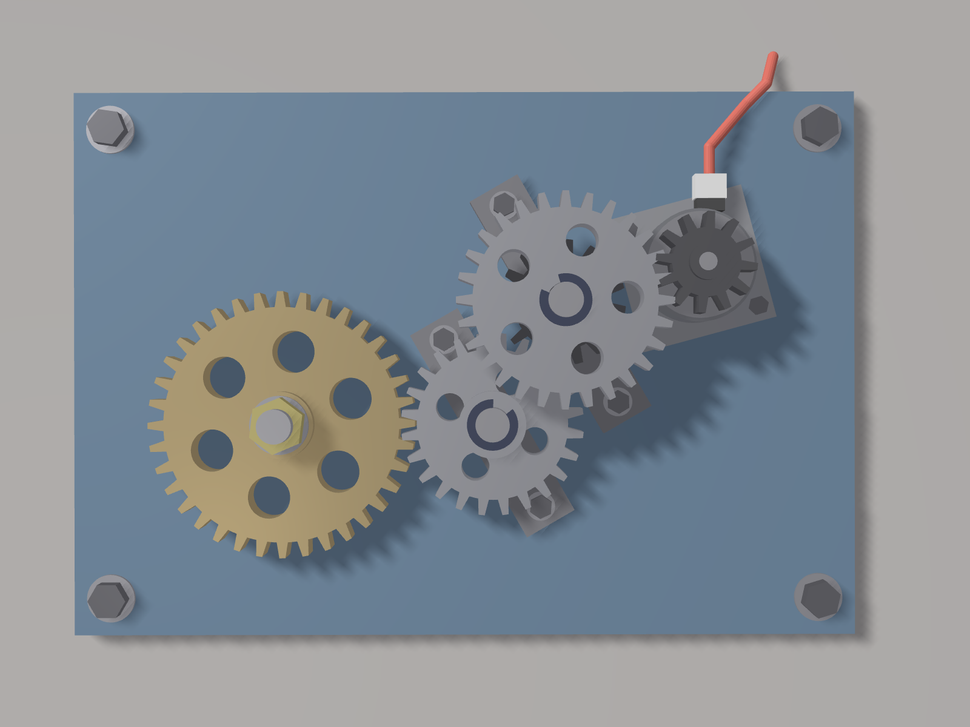
#> input picture Case_Study_1/reference_good/good_ref_01.png, 970 x 727 px, shrunk from 1600 x 1200 before the run
$ python preprocess.py
#> lines starting #> are read from the running program, lines starting #| are printed output that depends on the picture; after the words box and inside, x2 and y2 are one past the last pixel; in counts of white or black regions, pixels touching at a corner belong together

import cv2
import numpy as np
import matplotlib

matplotlib.use("Agg")
import matplotlib.pyplot as plt

from pathlib import Path

# ==========================================
# STEP 1: Project paths
# ==========================================

ROOT = Path(__file__).resolve().parent

IMAGE_PATH = ROOT / "reference_good" / "good_ref_01.png"
OUTPUT_DIR = ROOT / "output"

OUTPUT_DIR.mkdir(exist_ok=True)

# ==========================================
# STEP 2: Read original image
# ==========================================

image = cv2.imread(str(IMAGE_PATH))
#> image is the input picture: shape (727, 970, 3); mean B, G, R 148.1, 141.5, 134.4

if image is None:
    raise FileNotFoundError(f"Image not found: {IMAGE_PATH}")

print("Original image loaded successfully")
print("Image shape:", image.shape)
#| Image shape: (727, 970, 3)

# ==========================================
# STEP 3: Convert to grayscale
# ==========================================

gray = cv2.cvtColor(image, cv2.COLOR_BGR2GRAY)

# ==========================================
# STEP 4: Original Canny (for comparison)
# ==========================================

old_blur = cv2.GaussianBlur(gray, (5, 5), 0)
old_edges = cv2.Canny(old_blur, 50, 150)
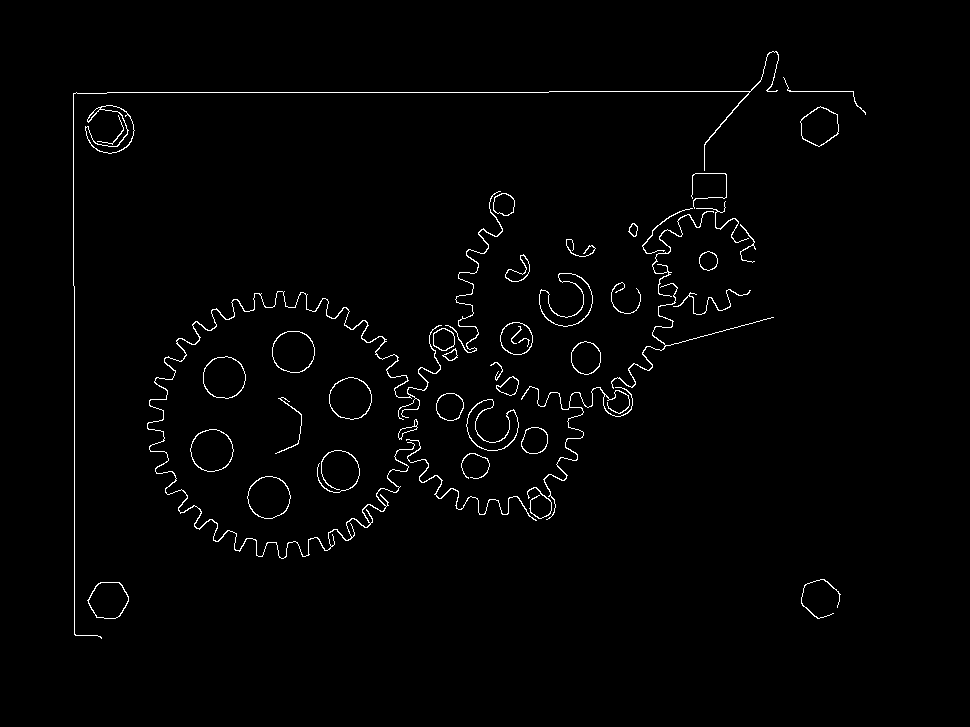
#> old_edges: shape (727, 970); 1.5% white in thin lines or dots, all inside (x1, y1, x2, y2) = (73, 51, 866, 639)

# ==========================================
# STEP 5: Improve local contrast using CLAHE
# ==========================================

clahe = cv2.createCLAHE(
    clipLimit=2.0,
    tileGridSize=(8, 8)
)

enhanced_gray = clahe.apply(gray)
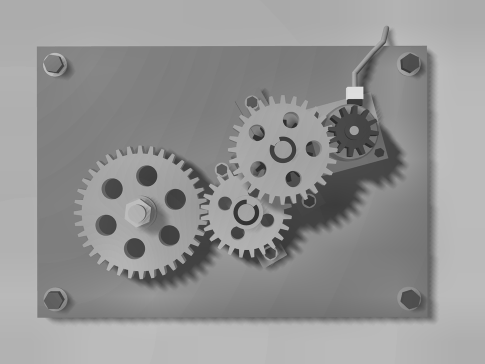
#> enhanced_gray: shape (727, 970) (shown at 1/2 size); min 31, max 230, mean 147.5

# ==========================================
# STEP 6: Apply light Gaussian blur
# ==========================================

blur = cv2.GaussianBlur(
    enhanced_gray,
    (3, 3),
    0
)

# ==========================================
# STEP 7: Improved grayscale Canny
# ==========================================

gray_edges = cv2.Canny(
    blur,
    35,
    100
)
#> gray_edges: shape (727, 970); 2.1% white in thin lines or dots, all inside (x1, y1, x2, y2) = (73, 51, 869, 637)

# ==========================================
# STEP 8: Color-aware edge detection
# ==========================================

# LAB separates lightness and color information.
# This helps detect boundaries that grayscale misses.

lab = cv2.cvtColor(image, cv2.COLOR_BGR2LAB)
#> lab: shape (727, 970, 3); mean of channels 0, 1, 2 148.9, 127.3, 123.5

l_channel, a_channel, b_channel = cv2.split(lab)
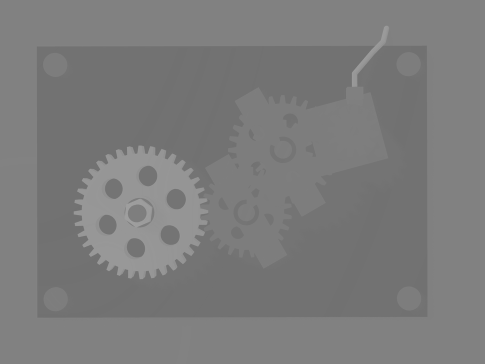
#> b_channel: shape (727, 970) (shown at 1/2 size); min 109, max 161, mean 123.5

color_edges = np.zeros_like(gray)

for channel_index, channel in enumerate(
    [l_channel, a_channel, b_channel]
):
    channel_blur = cv2.GaussianBlur(
        channel, (3, 3), 0
    )

    if channel_index == 0:
        edges = cv2.Canny(channel_blur, 35, 100)
    else:
        edges = cv2.Canny(channel_blur, 20, 60)

    color_edges = cv2.bitwise_or(
        color_edges, edges
    )
#> this loop made 3 passes
#> pass 1, `edges = cv2.Canny(channel_blur, 35, 100)`:
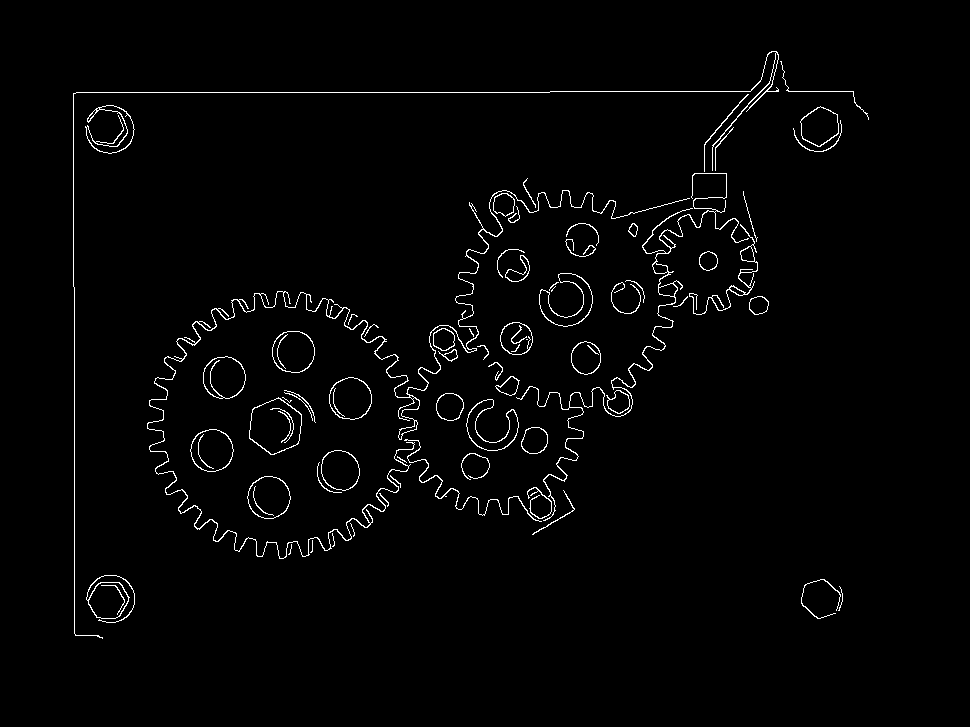
#> edges: shape (727, 970); 1.9% white in thin lines or dots, all inside (x1, y1, x2, y2) = (73, 51, 869, 639)
#> after the loop:
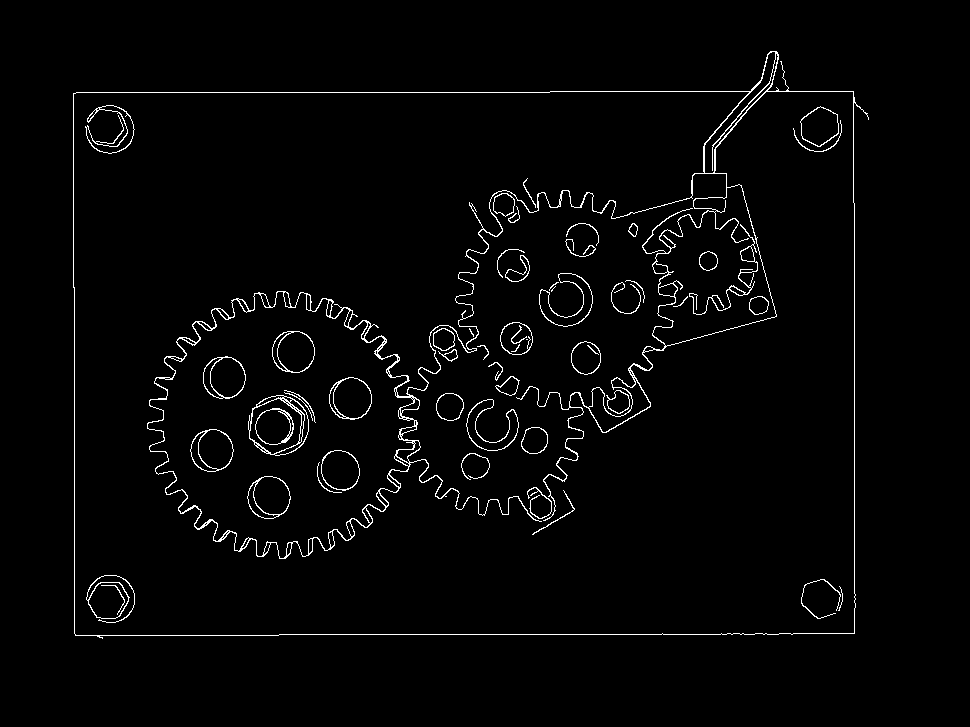
#> color_edges: shape (727, 970); 2.3% white in thin lines or dots, all inside (x1, y1, x2, y2) = (73, 51, 869, 639)

# ==========================================
# STEP 9: Combine grayscale and color edges
# ==========================================

final_edges = cv2.bitwise_or(
    gray_edges,
    color_edges
)
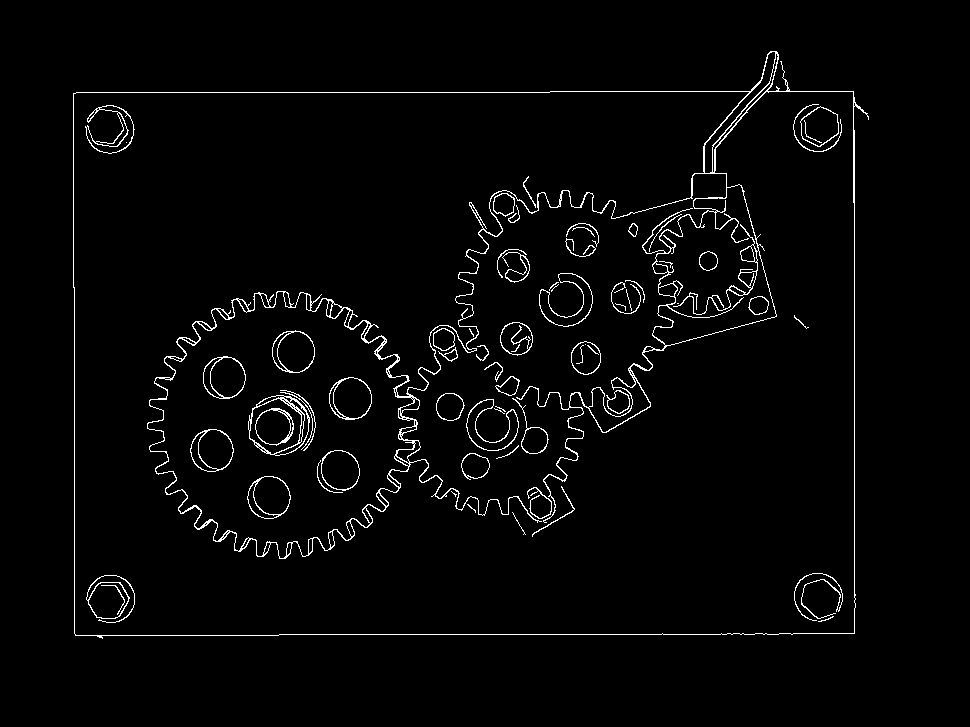
#> final_edges: shape (727, 970); 2.5% white in thin lines or dots, all inside (x1, y1, x2, y2) = (73, 51, 869, 639)

# ==========================================
# STEP 10: Save individual images
# ==========================================

cv2.imwrite(
    str(OUTPUT_DIR / "01_grayscale.png"), gray
)

cv2.imwrite(
    str(OUTPUT_DIR / "02_enhanced_gray.png"),
    enhanced_gray
)

cv2.imwrite(
    str(OUTPUT_DIR / "03_old_canny.png"),
    old_edges
)

cv2.imwrite(
    str(OUTPUT_DIR / "04_improved_canny.png"),
    gray_edges
)

cv2.imwrite(
    str(OUTPUT_DIR / "05_color_edges.png"),
    color_edges
)

cv2.imwrite(
    str(OUTPUT_DIR / "06_final_edges.png"),
    final_edges
)

# ==========================================
# STEP 11: Display comparison in one image
# ==========================================

fig, axes = plt.subplots(2, 2, figsize=(12, 9))

rgb = cv2.cvtColor(image, cv2.COLOR_BGR2RGB)

axes[0, 0].imshow(rgb)
axes[0, 0].set_title("1. Original Image")

axes[0, 1].imshow(old_edges, cmap="gray", vmin=0, vmax=255)
axes[0, 1].set_title("2. Original Canny (50, 150)")

axes[1, 0].imshow(gray_edges, cmap="gray", vmin=0, vmax=255)
axes[1, 0].set_title("3. Improved Grayscale Canny")

axes[1, 1].imshow(final_edges, cmap="gray", vmin=0, vmax=255)
axes[1, 1].set_title("4. Combined Color-Aware Edges")

for ax in axes.flat:
    ax.axis("off")

plt.tight_layout()

comparison_path = OUTPUT_DIR / "edge_comparison.png"

plt.savefig(
    str(comparison_path),
    dpi=150,
    bbox_inches="tight"
)

plt.close(fig)

print("\n==================================")
print("IMAGE PREPROCESSING COMPLETED")
print("==================================")

print("Original Canny pixels:", np.count_nonzero(old_edges))
#| Original Canny pixels: 10396
print("Improved Canny pixels:", np.count_nonzero(gray_edges))
#| Improved Canny pixels: 14762
print("Combined edge pixels:", np.count_nonzero(final_edges))
#| Combined edge pixels: 17554

print("\nResults saved to:", OUTPUT_DIR)
print("Comparison:", comparison_path)

$ run again, with Case_Study_1/reference_good/good_ref_02.png copied over Case_Study_1/reference_good/good_ref_01.png
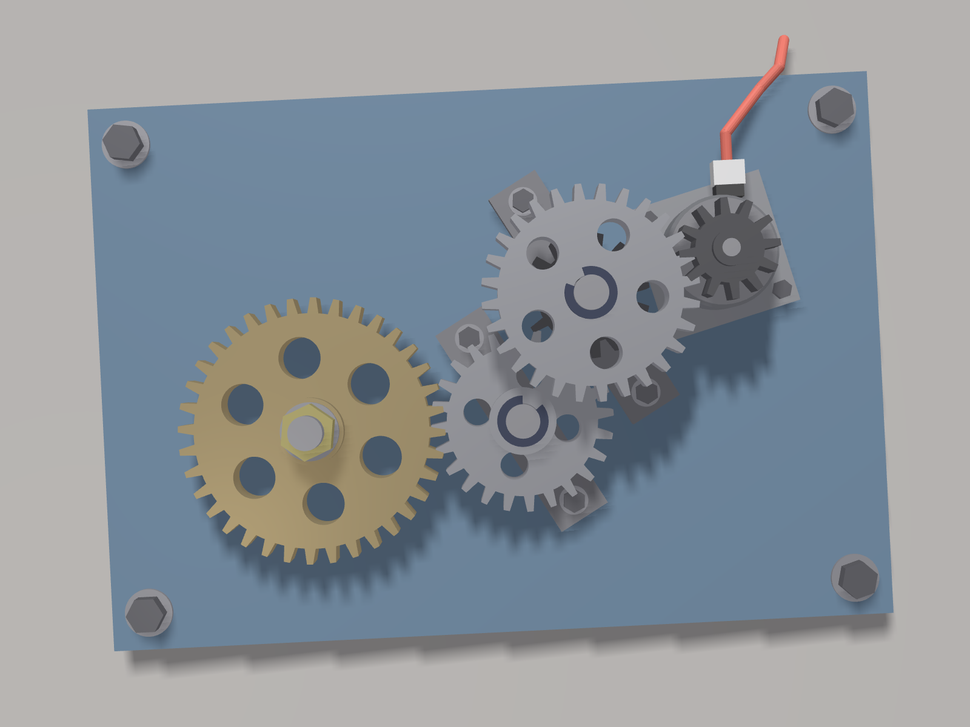
#> input picture Case_Study_1/reference_good/good_ref_02.png, 970 x 727 px, shrunk from 1600 x 1200 before the run
#> image is the input picture: shape (727, 970, 3); mean B, G, R 154.1, 147.2, 139.7
#| Image shape: (727, 970, 3)
#> old_edges: shape (727, 970); 1.4% white in thin lines or dots, all inside (x1, y1, x2, y2) = (87, 35, 894, 652)
#> gray_edges: shape (727, 970); 2.3% white in thin lines or dots, all inside (x1, y1, x2, y2) = (87, 34, 894, 664)
#> lab: shape (727, 970, 3); mean of channels 0, 1, 2 154.5, 127.3, 123.2
#> `l_channel, a_channel, b_channel = cv2.split(lab)`:
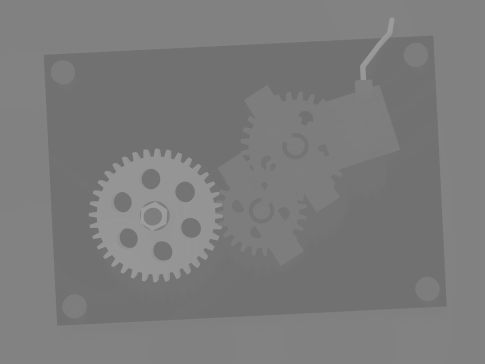
#> b_channel: shape (727, 970) (shown at 1/2 size); min 109, max 159, mean 123.2
#> the loop `for channel_index, channel in enumerate( [l_channel, a_channel, b_chan..` made 3 passes
#> `final_edges = cv2.bitwise_or( gray_edges, color_edges )`:
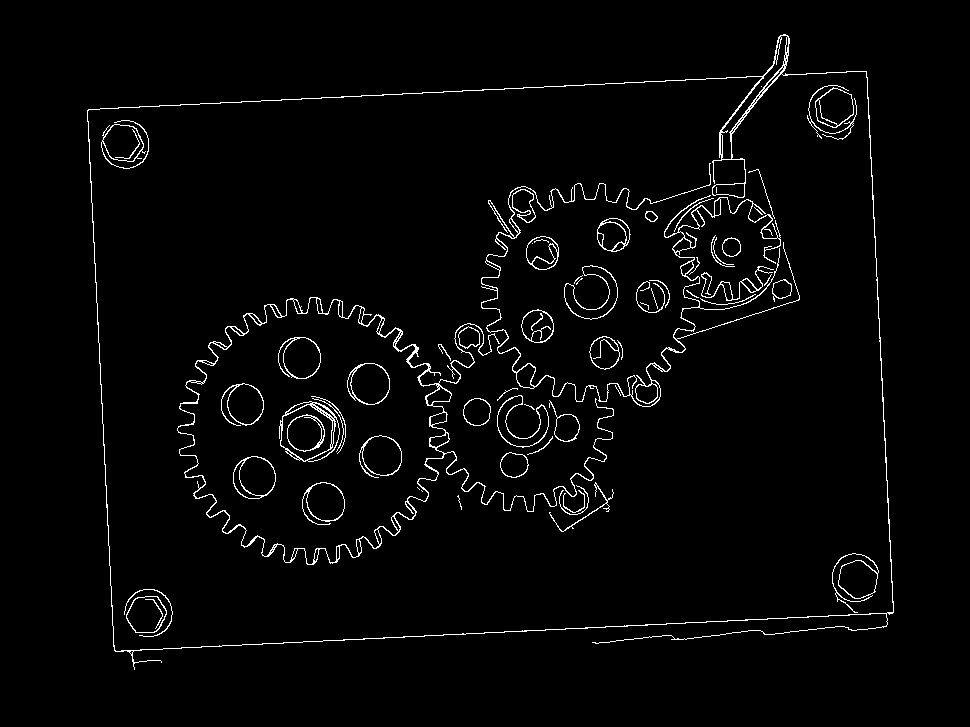
#> final_edges: shape (727, 970); 2.6% white in thin lines or dots, all inside (x1, y1, x2, y2) = (87, 34, 894, 670)
#| Original Canny pixels: 10153
#| Improved Canny pixels: 16192
#| Combined edge pixels: 18026

$ run again, with Case_Study_1/reference_good/good_ref_03.png copied over Case_Study_1/reference_good/good_ref_01.png
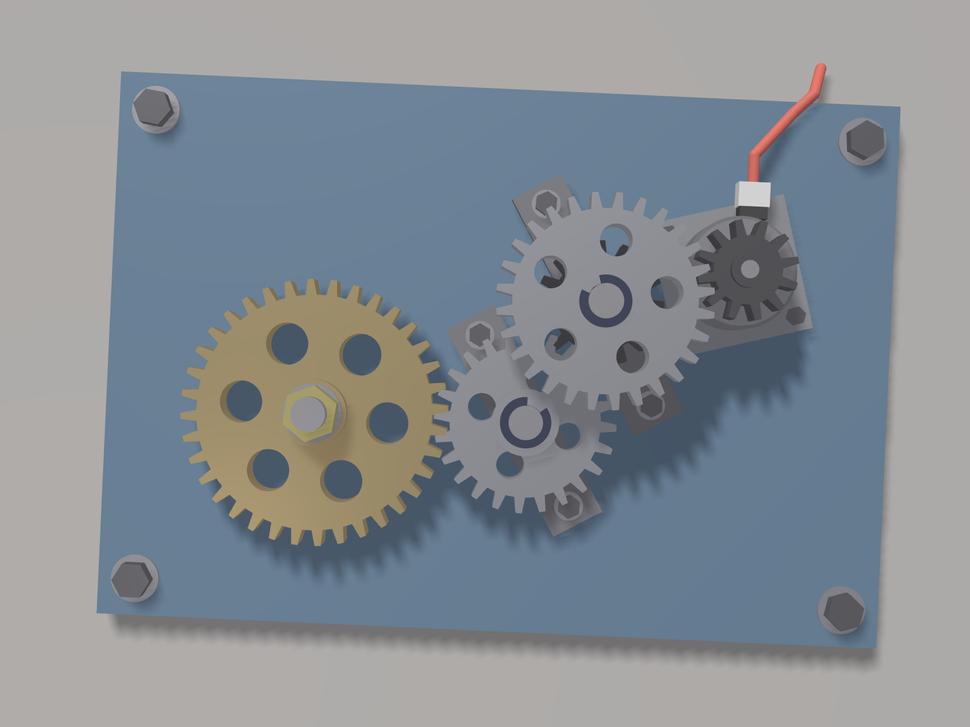
#> input picture Case_Study_1/reference_good/good_ref_03.png, 970 x 727 px, shrunk from 1600 x 1200 before the run
#> image is the input picture: shape (727, 970, 3); mean B, G, R 147.7, 140.9, 133.7
#| Image shape: (727, 970, 3)
#> old_edges: shape (727, 970); 1.4% white in thin lines or dots, all inside (x1, y1, x2, y2) = (96, 63, 901, 632)
#> gray_edges: shape (727, 970); 2.1% white in thin lines or dots, all inside (x1, y1, x2, y2) = (96, 62, 901, 657)
#> lab: shape (727, 970, 3); mean of channels 0, 1, 2 148.3, 127.3, 123.4
#> `l_channel, a_channel, b_channel = cv2.split(lab)`:
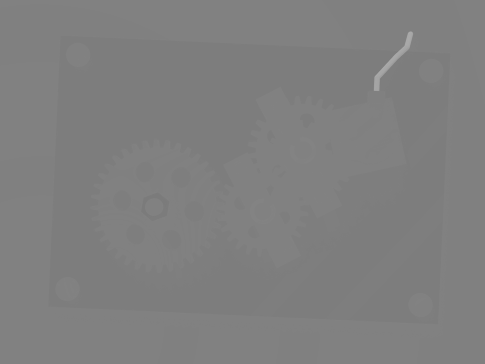
#> a_channel: shape (727, 970) (shown at 1/2 size); min 122, max 172, mean 127.3
#> the loop `for channel_index, channel in enumerate( [l_channel, a_channel, b_chan..` made 3 passes
#> `final_edges = cv2.bitwise_or( gray_edges, color_edges )`:
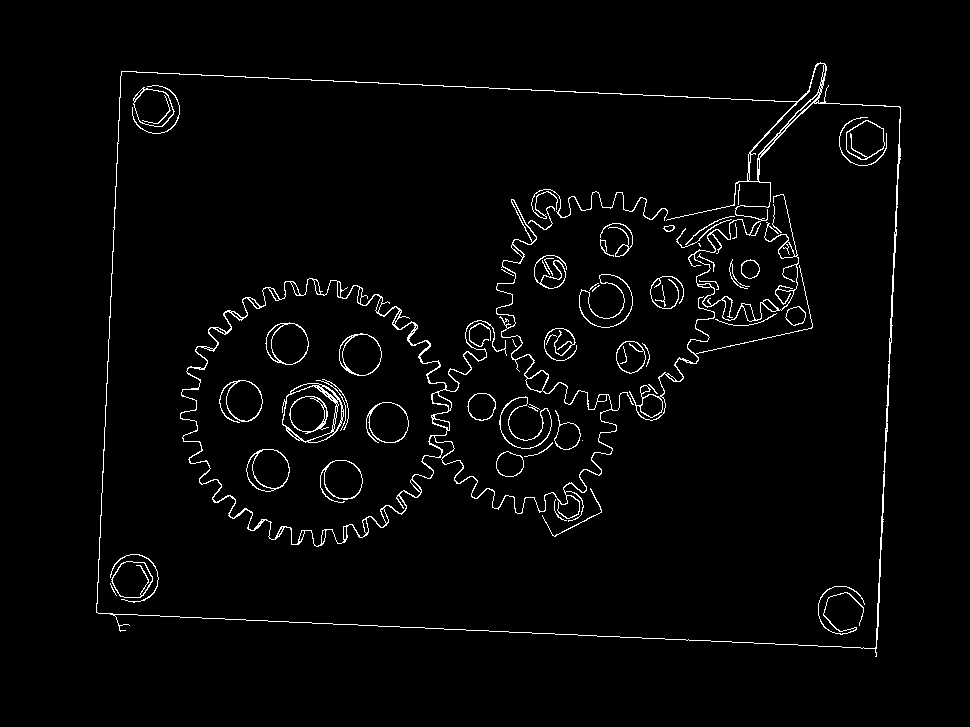
#> final_edges: shape (727, 970); 2.5% white in thin lines or dots, all inside (x1, y1, x2, y2) = (96, 62, 901, 657)
#| Original Canny pixels: 9759
#| Improved Canny pixels: 14807
#| Combined edge pixels: 17596
